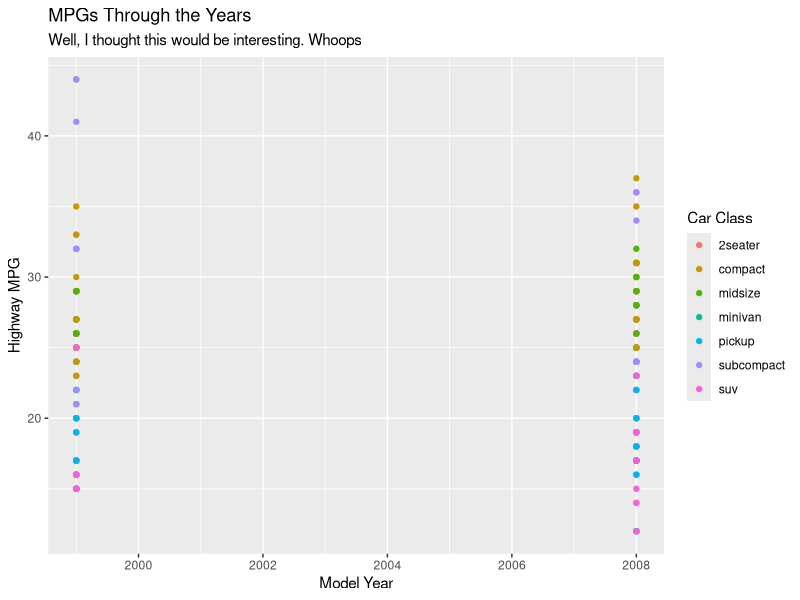
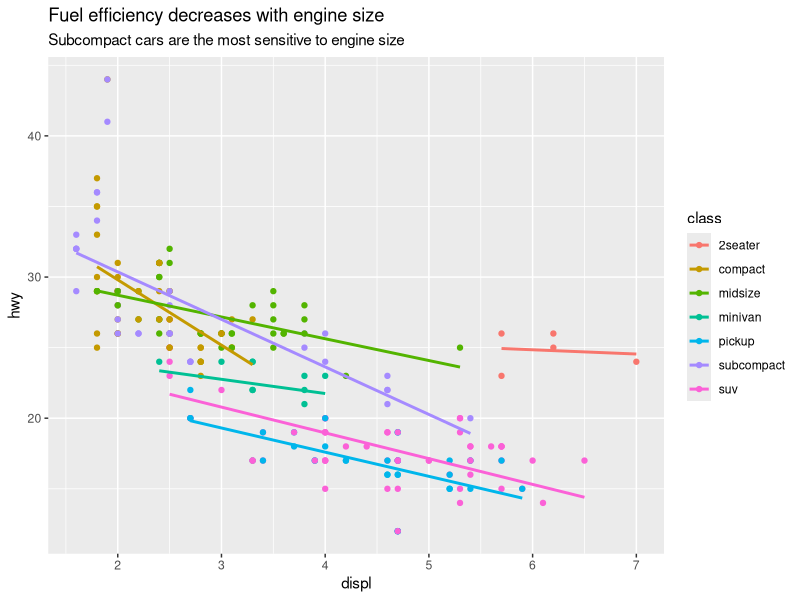
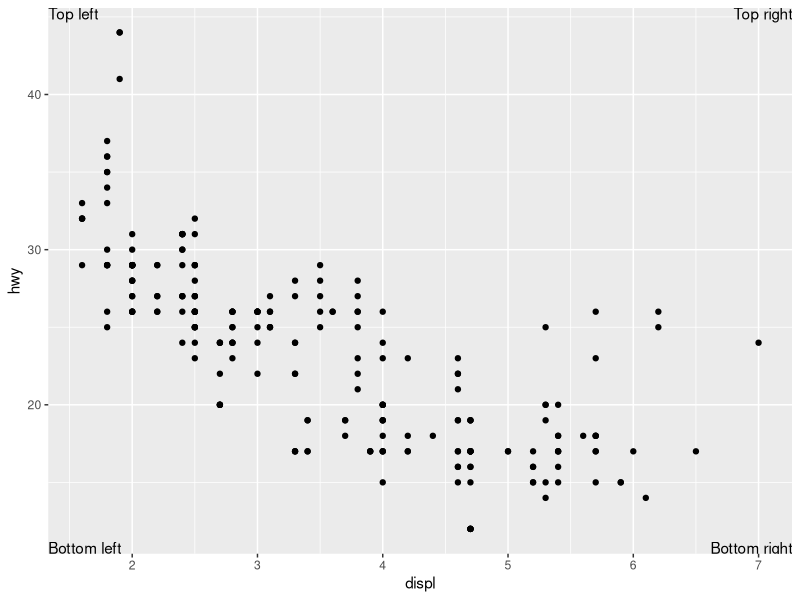
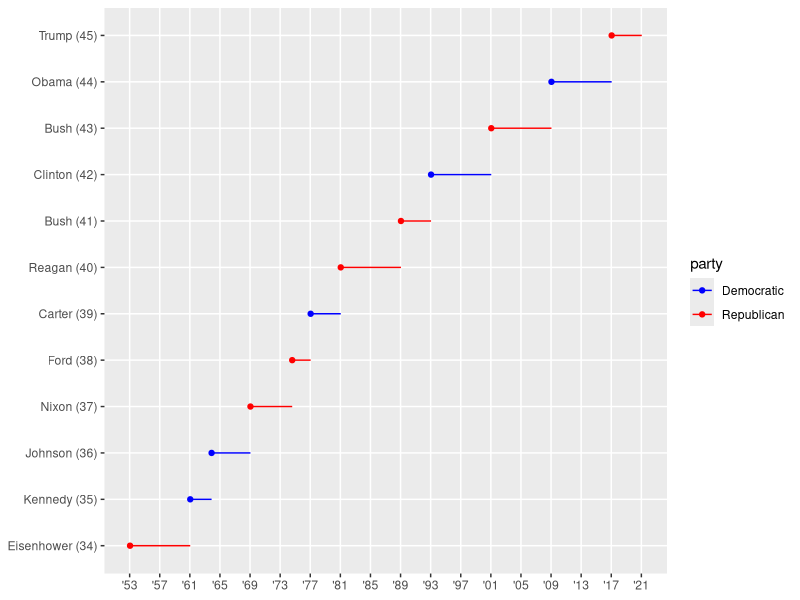
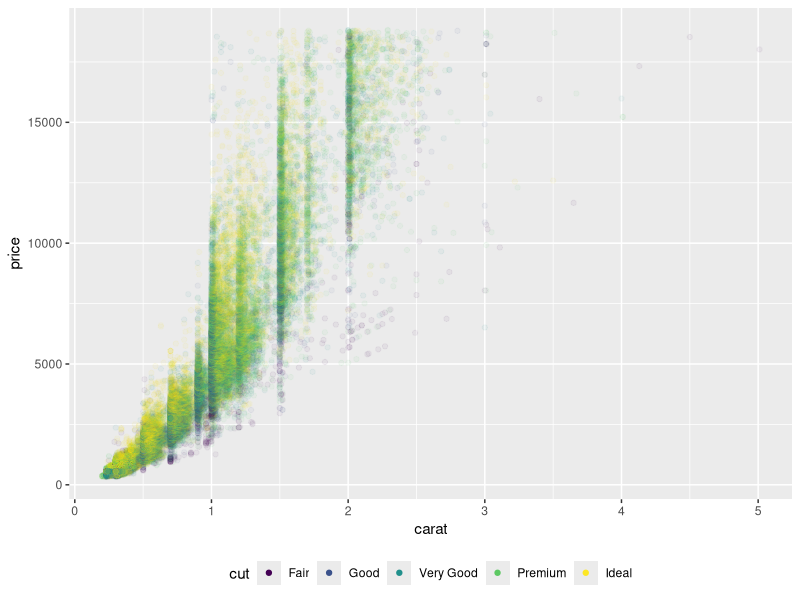

Generate these figures, in order, with R:
## ---- chunk 1
library(tidyverse)
library(lubridate)
## ---- chunk 2
ggplot(mpg, aes(x = year, y = hwy, color = class)) + 
  geom_point() + 
  labs(
    x = 'Model Year',
    y = 'Highway MPG',
    title = 'MPGs Through the Years',
    subtitle = 'Well, I thought this would be interesting. Whoops',
    color = 'Car Class'
  )

## ---- chunk 3
ggplot(mpg, aes(x = displ, y = hwy, colour = class)) +
  geom_point(aes(colour = class)) +
  geom_smooth(method = "lm", se = FALSE) +
  labs(
    title = "Fuel efficiency decreases with engine size",
    subtitle = "Subcompact cars are the most sensitive to engine size"
  )

## ---- chunk 4
label <- tribble(
  ~displ, ~hwy, ~label, ~vjust, ~hjust,
     Inf,  Inf,    "Top right", "top", "right",
     Inf, -Inf,    "Bottom right", "bottom", "right",
    -Inf,  Inf,    "Top left", "top", "left",
    -Inf, -Inf,    "Bottom left", "bottom", "left"
)

ggplot(mpg, aes(displ, hwy)) +
  geom_point() +
  geom_text(aes(label = label, vjust = vjust, hjust = hjust), data = label)

## ---- chunk 5
years <- lubridate::make_date(seq(year(min(presidential$start)),
             year(max(presidential$end)),
             by = 4), 1, 1)

presidential %>%
  mutate(id = 33 + row_number(),
         name_id = stringr::str_c(name, ' (', id, ')'),
         name_id = factor(name_id, levels = name_id)) %>%
  ggplot(aes(start, name_id, colour = party)) +
    geom_point() +
    geom_segment(aes(xend = end, yend = name_id)) +
    scale_colour_manual(values = c(Republican = 'red', Democratic = 'blue')) +
    scale_y_discrete(NULL) +
    scale_x_date(NULL, breaks = years, date_labels = "'%y") +
    theme(panel.grid.minor = element_blank())
## ---- chunk 6
ggplot(diamonds, aes(carat, price)) +
  geom_point(aes(colour = cut), alpha = 1/20)  +
  theme(legend.position = "bottom") +
  guides(colour = guide_legend(nrow = 1, override.aes = list(alpha = 1)))
